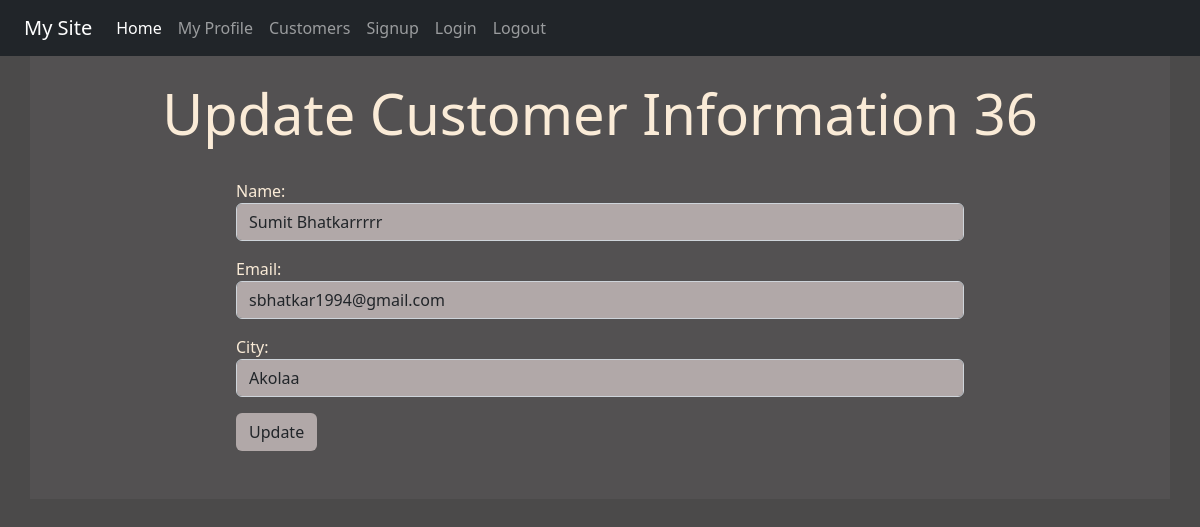
Page /viewdata/36 (signed in) on the committed database.
### reg/models.py (models this page shows)
class Customer(models.Model):
    name=models.CharField(max_length=70)
    email=models.EmailField(max_length=100)
    city=models.CharField(max_length=10)

### reg/views.py (the view)
# urls.py: path('viewdata/<int:id>', views.View_data, name='viewdata'),
def View_data(request,id):
    if request.user.is_authenticated:
        pi = Customer.objects.get(pk=id)
        fmm = CustomerReg(instance=pi)
        return render(request, 'reg/updatecustomer.html',{'formm':fmm, 'id':id})
    else:
        return HttpResponseRedirect('/login/')

### reg/forms.py
class CustomerReg(forms.ModelForm):
    class Meta:
        model = Customer
        fields = ['name', 'email', 'city']
        widgets = {
            'name': forms.TextInput(attrs={'class':'form-control'}),
            'email': forms.EmailInput(attrs={'class':'form-control'}),
            'city': forms.TextInput(attrs={'class':'form-control'}),
        }

### reg/templates/reg/updatecustomer.html (shortened to what this page needs)
{% extends 'reg/base.html' %}
{% block content %}
<div class="jumbotron jumbotron-fluid jumbo-color">
    <div class="container">
        <br>
        <h1 class="text-center display-4 font-weight-bold">Update Customer Information {{id}}</h1>
        <br>
        <div class="col-sm-8 offset-2">
            <form action="{% url 'updatedata' id %}" method="POST">
                {{formm.as_p}}
                <input type="submit" class="btn btnnn" value="Update">
            </form>
            <br>
            <br>
        </div>
    </div>
</div>
    {% endblock content %}

### reg/static/reg/css/style.css (style rules this page uses)
body { background-color:rgb(75,74,74); color: antiquewhite; }
.jumbo-color { background-color:rgb(83,81,82); }
.form-control { background-color: rgb(177, 168, 168); }
.btnnn { background-color: rgb(177, 168, 168) }

### rows in the picture
Customer: name "Sumit Bhatkarrrrr", email "sbhatkar1994@gmail.com", city "Akolaa"

### other values in the picture
{{ id }} "36"
